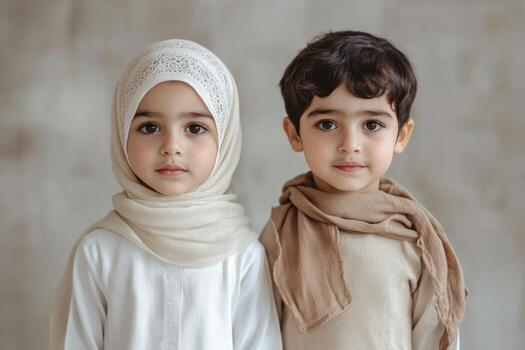
#> input picture Lab8/images/kid1.jpg, 525 x 350 px, found by its file name
$ jupyter execute --allow-errors Lab8.ipynb   (older library calls are emulated)
#> lines starting #> are read from the running program, lines starting #| are printed output that depends on the picture
# **Lab 13 - Edge Detection**

[cell 1]
import cv2
import numpy as np
import matplotlib.pyplot as plt

## **Sobel Edge Detector**

[cell 2]
# 1. Load the real image

img = cv2.imread("kid1.jpg")
#> img is the input picture: shape (350, 525, 3); mean B, G, R 140.1, 148.6, 156.8
# 2. Convert to Grayscale
gray = cv2.cvtColor(img, cv2.COLOR_BGR2GRAY)
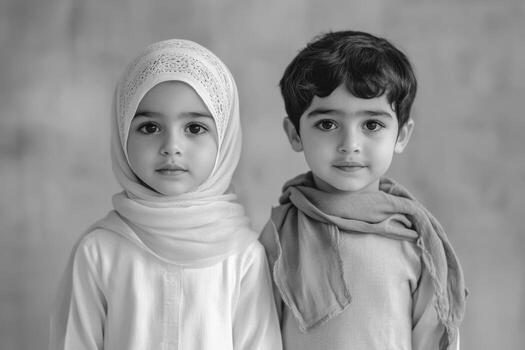
#> gray: shape (350, 525); min 1, max 254, mean 150.1

# 3. Apply Gaussian Blur to reduce noise
# (5, 5) is the kernel size; 0 means standard deviation is calculated from kernel size

# ---------| You can try Sobel with Original Image, Gray scale and Blur
# ---------| Try these
# ---(1)---|  blurred = img
# ---(2)---|  blurred = gray

blurred = cv2.GaussianBlur(gray, (5, 5), 0) # blurred = img or gray   ## Check the results

# 4. Apply Sobel filter
# cv2.CV_64F handles the high precision needed for derivatives
sobelx = cv2.Sobel(blurred, cv2.CV_64F, 1, 0, ksize=3)
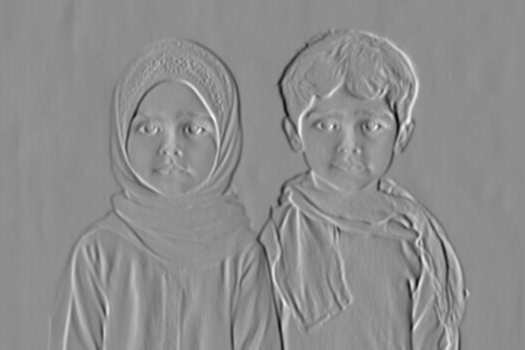
#> sobelx: shape (350, 525) float64; min -353, max 283, mean 0.2; drawn with min black and max white
sobely = cv2.Sobel(blurred, cv2.CV_64F, 0, 1, ksize=3)
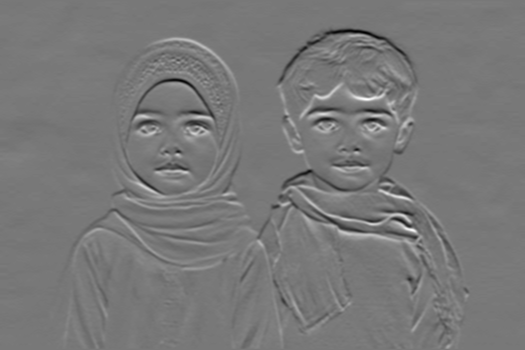
#> sobely: shape (350, 525) float64; min -289, max 323, mean 0.6; drawn with min black and max white

# 5. Calculate Magnitude (Final Edge Map)
sobel_combined = cv2.magnitude(sobelx, sobely)
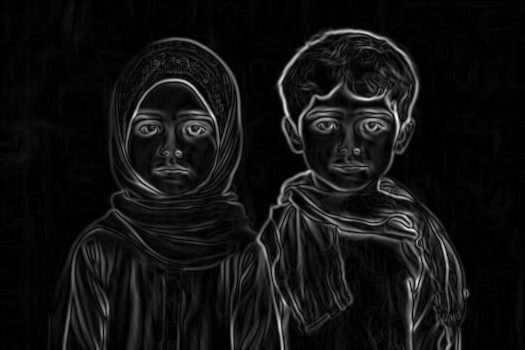
#> sobel_combined: shape (350, 525) float64; min 0, max 365, mean 25.8; drawn with min black and max white

# 6. Normalize to 0-255 for display
sobel_final = np.uint8(np.absolute(sobel_combined))
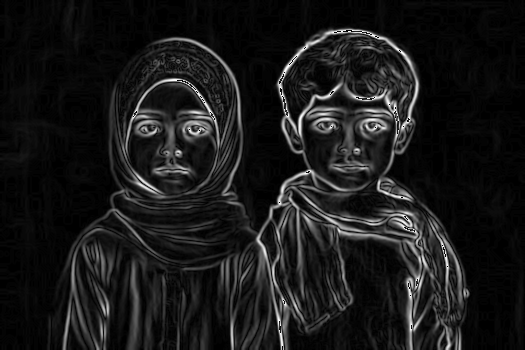
#> sobel_final: shape (350, 525); min 0, max 255, mean 25

# Visualization
plt.figure(figsize=(10, 5))
plt.subplot(1, 2, 1), plt.imshow(cv2.cvtColor(img, cv2.COLOR_BGR2RGB)), plt.title('Original Photo')
plt.subplot(1, 2, 2), plt.imshow(sobel_final, cmap='gray'), plt.title('Sobel Edge Detection')
plt.show()
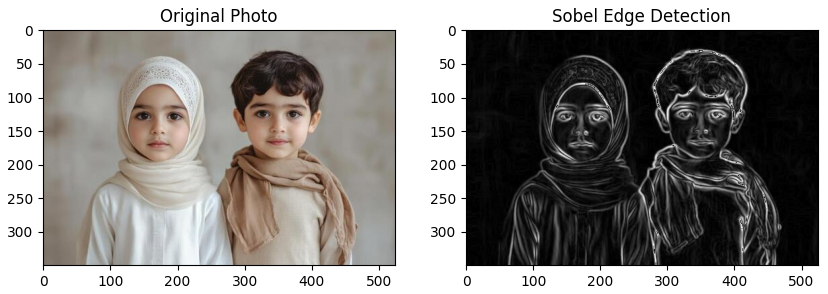
#> figure drawn by matplotlib, 2 panels

$ run again, with Lab8/images/bird.png saved as Lab8/images/kid1.jpg
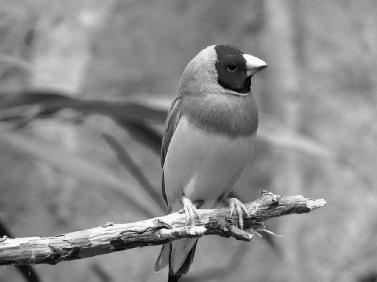
#> input picture Lab8/images/bird.png, 377 x 282 px, found by its file name
#> img is the input picture: shape (282, 377, 3); min 0, max 255, mean 139
#> `sobely = cv2.Sobel(blurred, cv2.CV_64F, 0, 1, ksize=3)`:
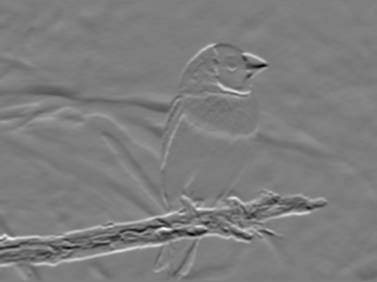
#> sobely: shape (282, 377) float64; min -481, max 492, mean -0.7; drawn with min black and max white
#> `sobel_final = np.uint8(np.absolute(sobel_combined))`:
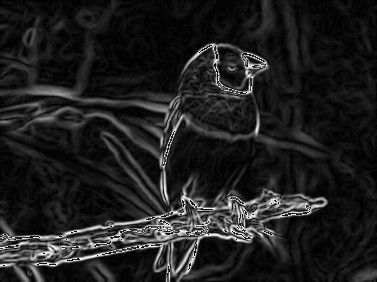
#> sobel_final: shape (282, 377); min 0, max 255, mean 31.8
